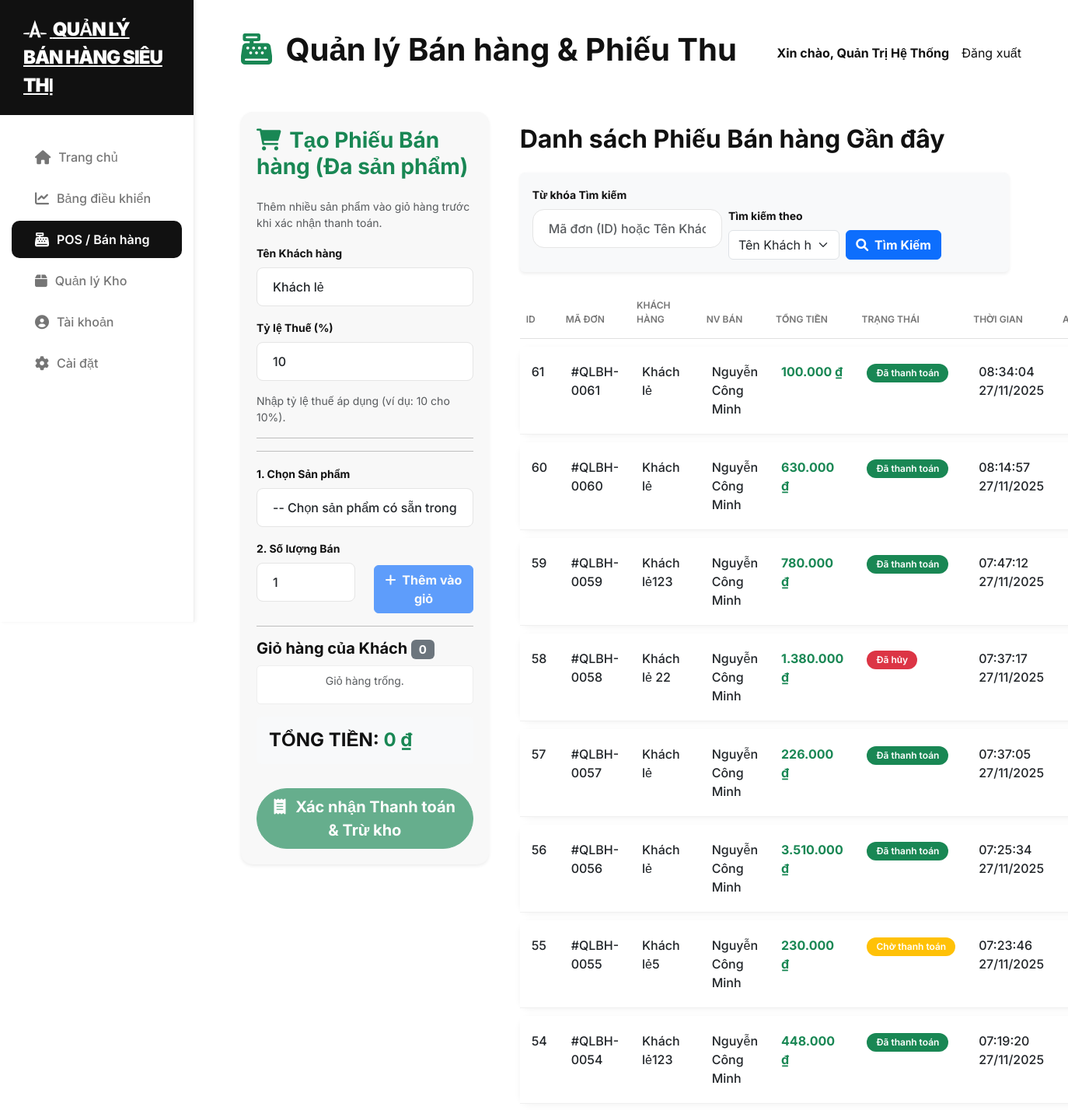
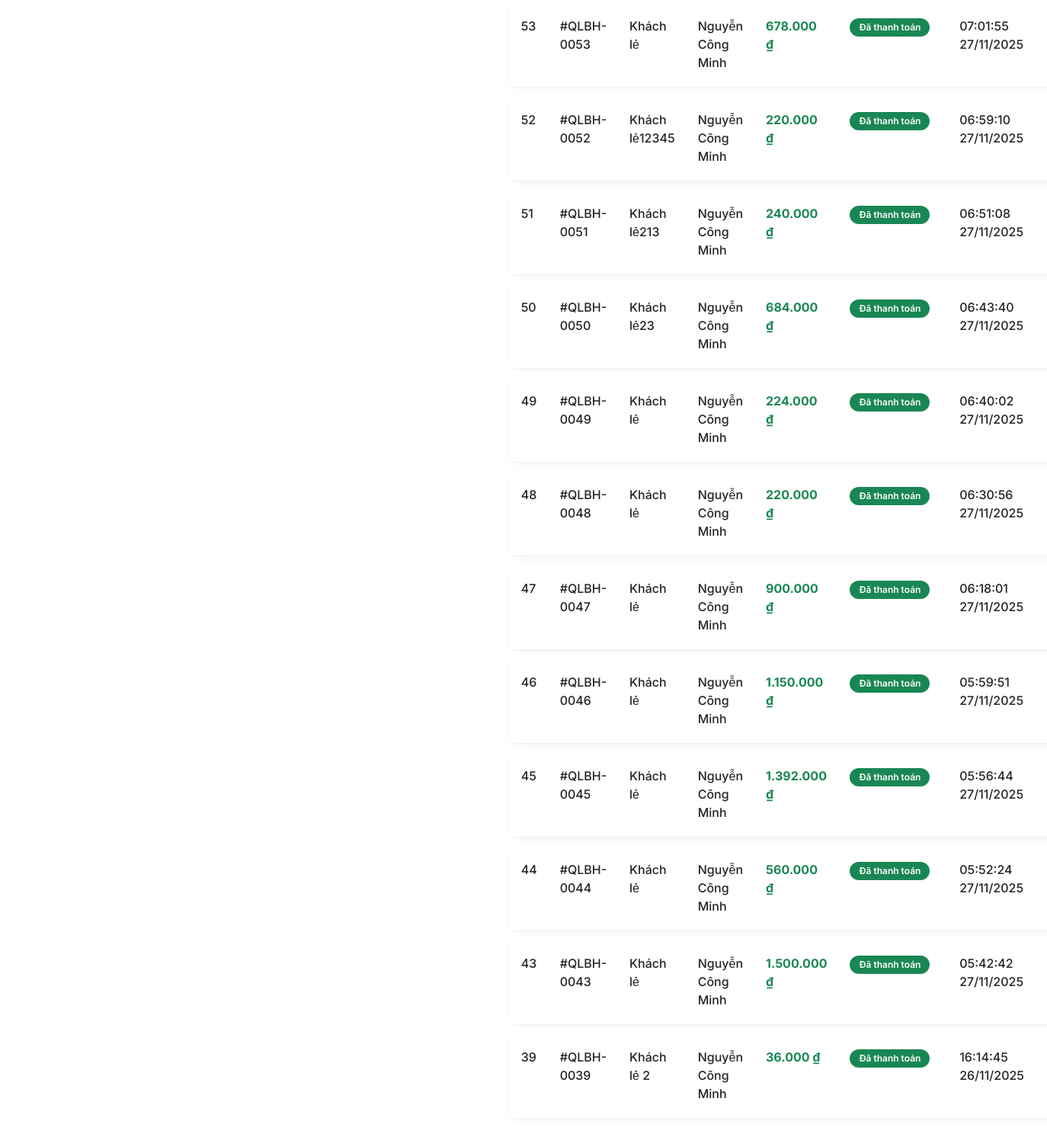
/sales.php (signed in), run on the app's committed database (2 pictures, top to bottom).
### tables this page shows
CREATE TABLE `transactions` (
  `id` int(11) UNSIGNED NOT NULL,
  `user_id` int(11) UNSIGNED DEFAULT NULL,
  `customer_name` varchar(255) DEFAULT 'Khách lẻ',
  `total_amount` decimal(10,2) NOT NULL,
  `payment_method` varchar(50) DEFAULT NULL,
  `status` varchar(20) NOT NULL DEFAULT 'completed',
  `created_at` timestamp NOT NULL DEFAULT current_timestamp(),
  `transaction_date` timestamp NOT NULL DEFAULT current_timestamp(),
  `tax_amount` decimal(10,2) NOT NULL DEFAULT 0.00,
  `tax_rate` int(11) NOT NULL DEFAULT 0
);

CREATE TABLE `users` (
  `id` int(11) UNSIGNED NOT NULL,
  `username` varchar(50) NOT NULL,
  `password` varchar(255) NOT NULL,
  `fullname` varchar(100) DEFAULT NULL,
  `email` varchar(100) DEFAULT NULL,
  `role` varchar(50) NOT NULL DEFAULT 'staff',
  `created_at` timestamp NOT NULL DEFAULT current_timestamp()
);

### config.php (called while the page is built, shortened)
<?php
function getCurrentUser() {
    return isset($_SESSION['user_name']) ? $_SESSION['user_name'] : 'Khách';
}

### sales.php (the view, shortened to what this page needs)
<?php
require_once 'config.php';
function formatCurrency($amount) {
    return number_format($amount, 0, ',', '.') . ' ' . CURRENCY;
}
function getStatusBadge($status) {
    switch ($status) {
        case 'paid':
            return '<span class="badge bg-success rounded-pill">Đã thanh toán</span>';
        case 'pending':
            return '<span class="badge bg-warning rounded-pill">Chờ thanh toán</span>';
        case 'cancelled':
            return '<span class="badge bg-danger rounded-pill">Đã hủy</span>';
    }
}
$transactions = [];
$limit = 20;
$search_query = trim($_GET['search_query'] ?? '');
$search_type = $_GET['search_type'] ?? 'name';
try {
   $sql = "
    SELECT
        t.id, t.customer_name, t.total_amount, t.tax_amount, t.tax_rate, t.status, t.created_at,
        u.fullname as sales_person
    FROM transactions t
    JOIN users u ON t.user_id = u.id
";
    $sql .= " ORDER BY t.created_at DESC ";
    $sql .= " LIMIT :limit";
    $stmt = $pdo->prepare($sql);
    $stmt->bindParam(':limit', $limit, PDO::PARAM_INT);
    $stmt->execute();
    $transactions = $stmt->fetchAll();
} catch (PDOException $e) {
    $error = "LỖI TRUY VẤN CSDL: " . $e->getMessage() . ". Vui lòng kiểm tra lại cấu trúc bảng 'transactions'.";
}
?>
<!DOCTYPE html>
<html lang="vi">
<head>
    <link href="https://cdn.jsdelivr.net/npm/bootstrap@5.3.0/dist/css/bootstrap.min.css" rel="stylesheet">
    <link rel="stylesheet" href="https://cdnjs.cloudflare.com/ajax/libs/font-awesome/6.0.0/css/all.min.css">
    <link rel="stylesheet" href="style.css">
</head>
<body>
<div class="sidebar d-none d-md-block">
    <a href="index.php" class="brand-logo">
        <i class="fab fa-autoprefixer"></i> <?php echo APP_NAME; ?>
    </a>
    <nav class="nav flex-column">
        <a class="nav-link" href="index.php"><i class="fas fa-home"></i> Trang chủ</a>
        <a class="nav-link" href="admin_dashboard.php"><i class="fas fa-chart-line"></i> Bảng điều khiển</a>
        <a class="nav-link active" href="sales.php"><i class="fas fa-cash-register"></i> POS / Bán hàng</a>
        <a class="nav-link" href="inventory.php"><i class="fas fa-box"></i> Quản lý Kho</a>
        <a class="nav-link" href="account.php"><i class="fas fa-user-circle"></i> Tài khoản</a>
        <a class="nav-link" href="#"><i class="fas fa-cog"></i> Cài đặt</a>
    </nav>
</div>
<div class="main-content">
    <div class="d-flex justify-content-between align-items-center mb-5">
        <h1 class="fw-bold"><i class="fas fa-cash-register me-2 text-success"></i> Quản lý Bán hàng & Phiếu Thu</h1>
        <div class="ms-auto d-flex align-items-center">
            <span class="me-3 fw-bold">Xin chào, <?php echo getCurrentUser(); ?></span>
            <a href="logout.php" class="btn-outline-app">Đăng xuất</a>
        </div>
    </div>
    <div class="row g-4 mb-5">
        <div class="col-lg-4">
            <div class="transaction-card shadow-sm">
                <h3 class="fw-bold mb-4 text-success"><i class="fas fa-shopping-cart me-1"></i> Tạo Phiếu Bán hàng (Đa sản phẩm)</h3>
                <p class="text-muted small">Thêm nhiều sản phẩm vào giỏ hàng trước khi xác nhận thanh toán.</p>
                <form action="sales.php" method="POST" id="saleForm" class="form-sale">
                    <div class="form-group">
                        <label class="form-label small fw-bold">Tên Khách hàng</label>
                        <input type="text" name="customer_name" class="form-control" value="Khách lẻ" maxlength="255">
                    </div>
                    <div class="form-group">
    <label class="form-label small fw-bold">Tỷ lệ Thuế (%)</label>
    <input type="number" name="tax_rate" id="tax_rate" class="form-control" value="10" min="0" max="100">
    <div class="form-text">Nhập tỷ lệ thuế áp dụng (ví dụ: 10 cho 10%).</div>
</div>
<hr>
                    <hr>
                    <div class="form-group">
                        <label class="form-label small fw-bold">1. Chọn Sản phẩm</label>
                        <select id="product_id" class="form-control">
                            <option value="">-- Chọn sản phẩm có sẵn trong kho --</option>
                        </select>
                    </div>
                    <div class="form-group row">
                        <div class="col-6">
                            <label class="form-label small fw-bold">2. Số lượng Bán</label>
                            <input type="number" id="sale_quantity" class="form-control" placeholder="1" required min="1" value="1">
                        </div>
                        <div class="col-6 d-flex align-items-end">
                            <button type="button" id="add_to_cart_btn" class="btn btn-primary w-100 fw-bold" disabled>
                                <i class="fas fa-plus me-1"></i> Thêm vào giỏ
                            </button>
                        </div>
                    </div>
                    <hr>
                    <h5 class="fw-bold mb-2">Giỏ hàng của Khách <span class="badge bg-secondary" id="cart-count">0</span></h5>
                    <div id="cart-items-list" class="bg-white p-2 mb-3">
                        </div>
<div class="form-group mt-3 p-3 bg-light rounded">
    <div id="display_total">
    </div>
</div>
                    <button type="submit" id="checkout_btn" class="btn btn-lg btn-success w-100 mt-3 rounded-pill fw-bold" disabled>
                        <i class="fas fa-receipt me-2"></i> Xác nhận Thanh toán & Trừ kho
                    </button>
                </form>
            </div>
        </div>
        <div class="col-lg-8">
            <div class="p-3">
                <h2 class="fw-bold mb-4">Danh sách Phiếu Bán hàng Gần đây</h2>
                <div class="mb-4 p-3 bg-light rounded shadow-sm">
                    <form action="sales.php" method="GET" class="row g-2 align-items-end">
                        <div class="col-md-5">
                            <label class="form-label small fw-bold">Từ khóa Tìm kiếm</label>
                            <input type="text" name="search_query" class="form-control" placeholder="Mã đơn (ID) hoặc Tên Khách hàng..." value="<?php echo htmlspecialchars($search_query); ?>">
                        </div>
                        <div class="col-md-3">
                            <label class="form-label small fw-bold">Tìm kiếm theo</label>
                            <select name="search_type" class="form-select">
                                <option value="name" <?php if ($search_type === 'name') echo 'selected'; ?>>Tên Khách hàng</option>
                            </select>
                        </div>
                        <div class="col-md-4 d-flex">
                            <button type="submit" class="btn btn-primary me-2 fw-bold"><i class="fas fa-search me-1"></i> Tìm Kiếm</button>
                        </div>
                    </form>
                </div>
                <table class="table table-clean w-100">
                    <thead>
                        <tr>
                            <th width="50">ID</th>
                            <th>Mã đơn</th>
                            <th>Khách hàng</th>
                            <th>NV Bán</th>
                            <th width="150">Tổng tiền</th>
                            <th width="100">Trạng thái</th>
                            <th width="150">Thời gian</th>
                            <th width="50" class="text-center">Action</th>
                        </tr>
                    </thead>
                    <tbody>
                        <?php if (empty($transactions)): ?>
                            <tr>
                                <td colspan="8" class="text-center text-muted py-5">
                                    <?php if (!empty($search_query)): ?>
                                        Không tìm thấy giao dịch nào phù hợp với từ khóa **"<?php echo htmlspecialchars($search_query); ?>"**.
                                    <?php else: ?>
                                        Chưa có giao dịch nào được ghi nhận.
                                    <?php endif; ?>
                                </td>
                            </tr>
                        <?php else: ?>
                            <?php foreach ($transactions as $t): ?>
                            <tr>
                                <td><?php echo htmlspecialchars($t['id']); ?></td>
                                <td>#QLBH-<?php echo str_pad(htmlspecialchars($t['id']), 4, '0', STR_PAD_LEFT); ?></td>
                                <td><?php echo htmlspecialchars($t['customer_name']); ?></td>
                                <td><?php echo htmlspecialchars($t['sales_person']); ?></td>
                                <td class="fw-bold text-success"><?php echo formatCurrency($t['total_amount']); ?></td>
                                <td><?php echo getStatusBadge($t['status']); ?></td>
                                <td><?php echo date('H:i:s d/m/Y', strtotime($t['created_at'])); ?></td>
                                <td class="text-center">
                                </td>
                            </tr>
                            <?php endforeach; ?>
                        <?php endif; ?>
                    </tbody>
                </table>
            </div>
        </div>
    </div>
</div>
</body>
</html>

### style.css (style rules this page uses)
:root { --app-black: #111111; --app-gray: #757575; --bg-color: #ffffff; --card-bg: #f8f8f8; --border-radius-lg: 15px; --transition-speed: 0.3s; }
body { font-family: 'Inter', sans-serif; height: 100vh; overflow-x: hidden; background-color: var(--bg-color); color: var(--app-black); }
h1, h2, h3, h4, h5, h6 { color: var(--app-black); }
p { color: var(--app-gray); }
a { color: var(--app-black); text-decoration: none; }
.form-control { height: 50px; border-radius: var(--border-radius-lg); border: 1px solid #e5e5e5; margin-bottom: 15px; font-weight: 500; padding: 10px 20px; }
.sidebar { height: 100vh; position: fixed; width: 250px; padding-top: 0; border-right: 1px solid #eee; background-color: var(--bg-color); box-shadow: 2px 0 5px rgba(0, 0, 0, 0.05); }
.brand-logo { font-weight: 900; font-size: 24px; padding: 20px 30px; margin-bottom: 30px; letter-spacing: -1px; text-transform: uppercase; background-color: var(--app-black); color: white; display: block; text-decoration: none; transition: all var(--transition-speed); }
.brand-logo i { margin-right: 5px; }
.sidebar .nav-link { padding: 12px 30px; color: var(--app-gray); font-weight: 500; display: flex; align-items: center; transition: all var(--transition-speed); border-radius: var(--border-radius-lg); margin: 0 15px 5px 15px; }
.sidebar .nav-link i { margin-right: 10px; font-size: 18px; }
.sidebar .nav-link:hover, .sidebar .nav-link.active { background-color: var(--app-black); color: white; font-weight: 600; }
.main-content { margin-left: 250px; padding: 40px 60px; background-color: var(--bg-color); }
.table-clean { border-collapse: separate; border-spacing: 0 10px; }
.table-clean thead th { font-weight: 600; color: var(--app-gray); border-bottom: 1px solid #e0e0e0; text-transform: uppercase; font-size: 12px; padding-bottom: 15px; padding-top: 0; }
.table-clean tbody td { padding: 20px 15px; font-weight: 500; border-bottom: 1px solid #f0f0f0; background-color: var(--bg-color); }
.table-clean tbody tr { transition: all var(--transition-speed); border-radius: var(--border-radius-lg); overflow: hidden; box-shadow: 0 2px 8px rgba(0, 0, 0, 0.05); }
.table-clean tbody tr:first-child { border-top-left-radius: var(--border-radius-lg); border-top-right-radius: var(--border-radius-lg); }
.table-clean tbody tr:last-child { border-bottom-left-radius: var(--border-radius-lg); border-bottom-right-radius: var(--border-radius-lg); }
.table-clean .badge { padding: 6px 12px; border-radius: 12px; font-weight: 600; font-size: 0.75rem; }

### sales.php (style rules this page uses)
.form-sale .form-group { margin-bottom: 15px; }
.form-sale .form-control { border-radius: 8px; }
.transaction-card { background-color: var(--card-bg); border: none; padding: 20px; border-radius: var(--border-radius-lg); }
.table-clean th { font-weight: 600; color: var(--app-gray); border-bottom: 1px solid #eee; text-transform: uppercase; font-size: 12px; padding-bottom: 15px; }
.table-clean td { padding: 15px 0; font-weight: 500; border-bottom: 1px solid #eee; }
#cart-items-list { min-height: 50px; max-height: 250px; overflow-y: auto; border: 1px solid #eee; border-radius: 5px; }
.sidebar .nav-link:nth-child(3) { background-color: var(--app-black); color: white; border-radius: 10px; }

### data on the page
transactions: id "61", id "0061", customer_name "Khách lẻ", user.fullname "Nguyễn Công Minh", total_amount "100.000 ₫", status "Đã thanh toán", created_at "08:34:04 27/11/2025"
transactions: id "60", id "0060", customer_name "Khách lẻ", user.fullname "Nguyễn Công Minh", total_amount "630.000 ₫", status "Đã thanh toán", created_at "08:14:57 27/11/2025"
transactions: id "59", id "0059", customer_name "Khách lẻ123", user.fullname "Nguyễn Công Minh", total_amount "780.000 ₫", status "Đã thanh toán", created_at "07:47:12 27/11/2025"
transactions: id "58", id "0058", customer_name "Khách lẻ 22", user.fullname "Nguyễn Công Minh", total_amount "1.380.000 ₫", status "Đã hủy", created_at "07:37:17 27/11/2025"
transactions: id "57", id "0057", customer_name "Khách lẻ", user.fullname "Nguyễn Công Minh", total_amount "226.000 ₫", status "Đã thanh toán", created_at "07:37:05 27/11/2025"
transactions: id "56", id "0056", customer_name "Khách lẻ", user.fullname "Nguyễn Công Minh", total_amount "3.510.000 ₫", status "Đã thanh toán", created_at "07:25:34 27/11/2025"
transactions: id "55", id "0055", customer_name "Khách lẻ5", user.fullname "Nguyễn Công Minh", total_amount "230.000 ₫", status "Chờ thanh toán", created_at "07:23:46 27/11/2025"
transactions: id "54", id "0054", customer_name "Khách lẻ123", user.fullname "Nguyễn Công Minh", total_amount "448.000 ₫", status "Đã thanh toán", created_at "07:19:20 27/11/2025"
transactions: id "53", id "0053", customer_name "Khách lẻ", user.fullname "Nguyễn Công Minh", total_amount "678.000 ₫", status "Đã thanh toán", created_at "07:01:55 27/11/2025"
transactions: id "52", id "0052", customer_name "Khách lẻ12345", user.fullname "Nguyễn Công Minh", total_amount "220.000 ₫", status "Đã thanh toán", created_at "06:59:10 27/11/2025"
transactions: id "51", id "0051", customer_name "Khách lẻ213", user.fullname "Nguyễn Công Minh", total_amount "240.000 ₫", status "Đã thanh toán", created_at "06:51:08 27/11/2025"
transactions: id "50", id "0050", customer_name "Khách lẻ23", user.fullname "Nguyễn Công Minh", total_amount "684.000 ₫", status "Đã thanh toán", created_at "06:43:40 27/11/2025"
transactions: id "49", id "0049", customer_name "Khách lẻ", user.fullname "Nguyễn Công Minh", total_amount "224.000 ₫", status "Đã thanh toán", created_at "06:40:02 27/11/2025"
transactions: id "48", id "0048", customer_name "Khách lẻ", user.fullname "Nguyễn Công Minh", total_amount "220.000 ₫", status "Đã thanh toán", created_at "06:30:56 27/11/2025"
transactions: id "47", id "0047", customer_name "Khách lẻ", user.fullname "Nguyễn Công Minh", total_amount "900.000 ₫", status "Đã thanh toán", created_at "06:18:01 27/11/2025"
transactions: id "46", id "0046", customer_name "Khách lẻ", user.fullname "Nguyễn Công Minh", total_amount "1.150.000 ₫", status "Đã thanh toán", created_at "05:59:51 27/11/2025"
transactions: id "45", id "0045", customer_name "Khách lẻ", user.fullname "Nguyễn Công Minh", total_amount "1.392.000 ₫", status "Đã thanh toán", created_at "05:56:44 27/11/2025"
transactions: id "44", id "0044", customer_name "Khách lẻ", user.fullname "Nguyễn Công Minh", total_amount "560.000 ₫", status "Đã thanh toán", created_at "05:52:24 27/11/2025"
transactions: id "43", id "0043", customer_name "Khách lẻ", user.fullname "Nguyễn Công Minh", total_amount "1.500.000 ₫", status "Đã thanh toán", created_at "05:42:42 27/11/2025"
transactions: id "39", id "0039", customer_name "Khách lẻ 2", user.fullname "Nguyễn Công Minh", total_amount "36.000 ₫", status "Đã thanh toán", created_at "16:14:45 26/11/2025"

### other printed values
APP_NAME "QUẢN LÝ BÁN HÀNG SIÊU THỊ"
getCurrentUser() "Quản Trị Hệ Thống"
